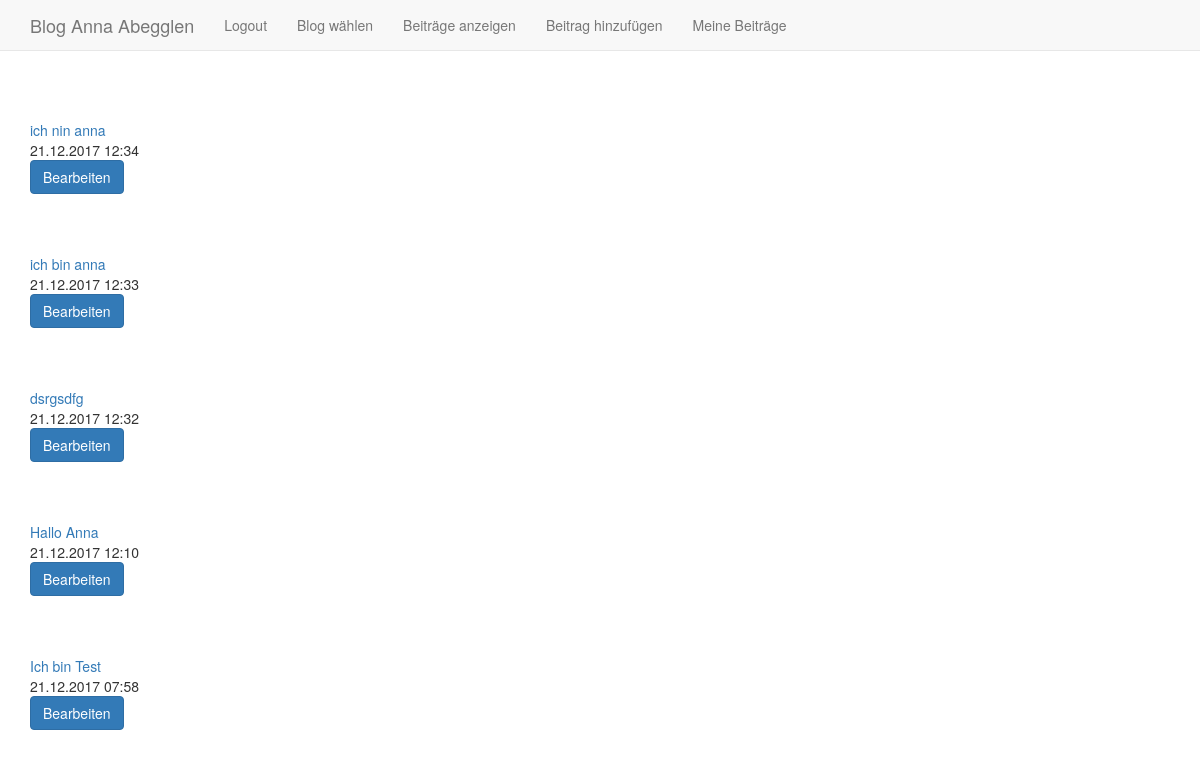
The app's page /index.php?function=meine_blogs&bid=4 (signed in), older data.
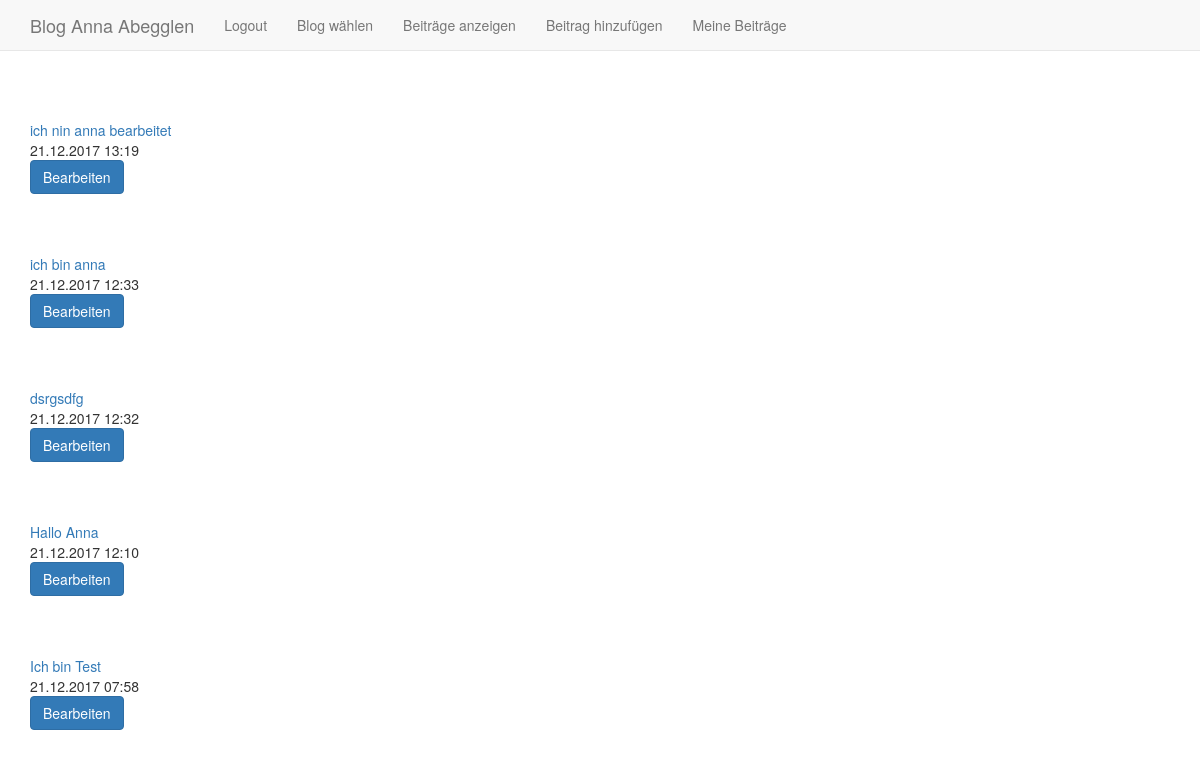
The same page, newer data.
### tables this page shows
CREATE TABLE `entry` (
	`eid`	INTEGER PRIMARY KEY AUTOINCREMENT,
	`uid`	INTEGER NOT NULL,
	`tid`	INTEGER,
	`datetime`	INTEGER NOT NULL,
	`title`	TEXT NOT NULL,
	`content`	TEXT NOT NULL,
	`picture1`	TEXT,
	`picture2`	TEXT,
	`picture3`	TEXT,
	FOREIGN KEY(`uid`) REFERENCES `user`(`uid`),
	FOREIGN KEY(`tid`) REFERENCES `topic`(`tid`)
);

### include/functions_db.php (called while the page is built, shortened)
<?php
  function getEntries($uid) {
	$alle = [];
	$db = getValue('cfg_db');
	$entries = $db->query("SELECT eid, datetime, title, content, picture1, picture2, picture3 FROM entry WHERE uid=$uid ORDER BY datetime DESC");
	while ($entry = $entries->fetchArray()) {
	  $alle[] = $entry;
	}
	return $alle;
  }
?>

### meine_blogs.php (the view, shortened to what this page needs)
<?php
$bid = $_SESSION['uid'];
$entries = getEntries($_SESSION['uid']);
foreach ($entries as $entry ) {
$eid = $entry['eid'];
$title = $entry['title'];?>
<br/>
<br/>
<a href='index.php?function=meine_blogs&bid=<?php echo $blogId ?>&eid=<?php echo $eid?>'> <?php echo $title?> </a>
<br/>
<?php echo date('d.m.Y H:i',$entry['datetime']);?>
<br/>
<a class="btn btn-primary mt-2" href="index.php?function=blog_bearbeiten&bid=<?php echo $bid?>&eid=<?php echo $eid?>" role="button">Bearbeiten</a>
<div class='form-group' style='margin-top: 20px'>
<?php
}
 ?>

Row changes from the older to the newer data that the page shows:
changed entry: title "ich nin anna" → "ich nin anna bearbeitet"; datetime "21.12.2017 12:34" → "21.12.2017 13:19"
